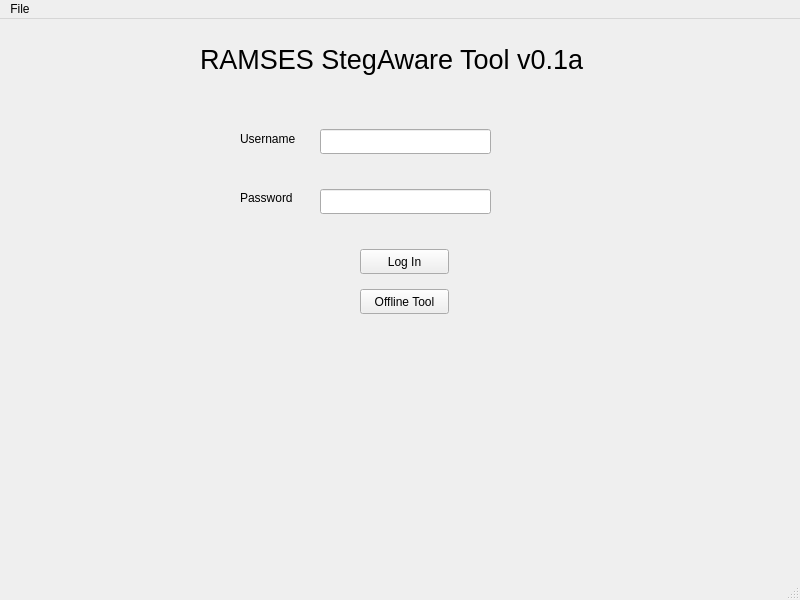
<?xml version="1.0" encoding="UTF-8"?>
<ui version="4.0">
 <class>MainWindow</class>
 <widget class="QMainWindow" name="MainWindow">
  <property name="geometry">
   <rect>
    <x>0</x>
    <y>0</y>
    <width>800</width>
    <height>600</height>
   </rect>
  </property>
  <property name="windowTitle">
   <string>MainWindow</string>
  </property>
  <widget class="QWidget" name="centralwidget">
   <widget class="QLineEdit" name="lineEdit">
    <property name="geometry">
     <rect>
      <x>320</x>
      <y>110</y>
      <width>171</width>
      <height>25</height>
     </rect>
    </property>
   </widget>
   <widget class="QLineEdit" name="lineEdit_2">
    <property name="geometry">
     <rect>
      <x>320</x>
      <y>170</y>
      <width>171</width>
      <height>25</height>
     </rect>
    </property>
    <property name="echoMode">
     <enum>QLineEdit::Password</enum>
    </property>
   </widget>
   <widget class="QPushButton" name="pushButton">
    <property name="geometry">
     <rect>
      <x>360</x>
      <y>230</y>
      <width>89</width>
      <height>25</height>
     </rect>
    </property>
    <property name="text">
     <string>Log In</string>
    </property>
   </widget>
   <widget class="QLabel" name="label">
    <property name="geometry">
     <rect>
      <x>240</x>
      <y>110</y>
      <width>71</width>
      <height>20</height>
     </rect>
    </property>
    <property name="text">
     <string>Username</string>
    </property>
   </widget>
   <widget class="QLabel" name="label_2">
    <property name="geometry">
     <rect>
      <x>240</x>
      <y>170</y>
      <width>67</width>
      <height>17</height>
     </rect>
    </property>
    <property name="text">
     <string>Password</string>
    </property>
   </widget>
   <widget class="QLabel" name="label_3">
    <property name="geometry">
     <rect>
      <x>200</x>
      <y>20</y>
      <width>431</width>
      <height>41</height>
     </rect>
    </property>
    <property name="font">
     <font>
      <pointsize>20</pointsize>
     </font>
    </property>
    <property name="text">
     <string>RAMSES StegAware Tool v0.1a</string>
    </property>
   </widget>
   <widget class="QPushButton" name="pushButton_2">
    <property name="geometry">
     <rect>
      <x>360</x>
      <y>270</y>
      <width>89</width>
      <height>25</height>
     </rect>
    </property>
    <property name="text">
     <string>Offline Tool</string>
    </property>
   </widget>
  </widget>
  <widget class="QMenuBar" name="menubar">
   <property name="geometry">
    <rect>
     <x>0</x>
     <y>0</y>
     <width>800</width>
     <height>22</height>
    </rect>
   </property>
   <widget class="QMenu" name="menuFile">
    <property name="title">
     <string>File</string>
    </property>
    <addaction name="actionOpen_Directory"/>
    <addaction name="actionSettings"/>
    <addaction name="actionQuit"/>
   </widget>
   <addaction name="menuFile"/>
  </widget>
  <widget class="QStatusBar" name="statusbar"/>
  <action name="actionOpen_Directory">
   <property name="text">
    <string>Open Directory</string>
   </property>
  </action>
  <action name="actionSettings">
   <property name="text">
    <string>Settings</string>
   </property>
  </action>
  <action name="actionQuit">
   <property name="text">
    <string>Quit</string>
   </property>
  </action>
 </widget>
 <resources/>
 <connections/>
</ui>
